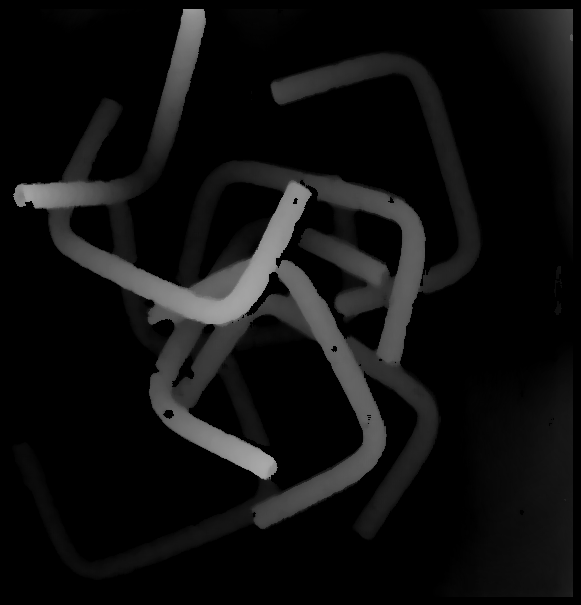
#> input picture data/test/depth3.png, 581 x 605 px, found by its file name
$ python example_compute_emap.py
#> lines starting #> are read from the running program, lines starting #| are printed output that depends on the picture; after the words box and inside, x2 and y2 are one past the last pixel; in counts of white or black regions, pixels touching at a corner belong together
#> in main, img is the input picture: shape (605, 581, 3); min 0, max 169, mean 15.4
### bprobot/utils.py
import os
import sys
import cv2
import math
import colorama
colorama.init()
from termcolor import colored, cprint
import numpy as np
from collections import namedtuple
import matplotlib
from matplotlib import pyplot as plt
from mpl_toolkits.mplot3d import Axes3D
from matplotlib.cm import ScalarMappable
import matplotlib.colors as colors
from scipy.spatial.transform import Rotation as R

# ============================ PRINT UTILS ============================

def main_proc_print(main_proc_str):
    (lambda x: cprint(x, 'yellow'))("[ MAIN PROCESS ] "+str(main_proc_str))


def warning_print(warning_str):
    (lambda x: cprint(x, 'red'))("[   WARNINGS   ] "+str(warning_str))

def result_print(result_str):
    (lambda x: cprint(x, 'green'))("[    OUTPUT    ] "+str(result_str))


def important_print(result_str):
    (lambda x: cprint(x, 'grey',  'on_green'))("[    NOTICE    ] "+str(result_str))


# ============================ PLOT UTILS ============================

# [235 lines left out: functions plot_values, plot_blackjack_values, plot_policy, plot_cost_to_go_mountain_car, plot_value_function, plot_episode_stats and 5 more, not called in this run]

# ============================ TRANSFORM UTILS ============================

def quat2mat(Rq):
    r = R.from_quat(Rq)
    return r.as_matrix()

def mat2quat(Rm):
    r = R.from_matrix(Rm)
    return r.as_quat()

# [4 lines left out: function quat2rpy, not called in this run]

def rpy2quat(Re):
    r = R.from_euler('xyz', Re, degrees=True)
    return r.as_quat()

def rpy2mat(Re):
    r = R.from_euler('xyz', Re, degrees=True)
    return r.as_matrix()

def simrpy2quat(Re):
    r = R.from_euler('yxz', Re, degrees=True)
    return r.as_quat()

def simrpy2mat(Re):
    r = R.from_euler('yxz', Re, degrees=True)
    return r.as_matrix()

# [4 lines left out: function rotate_3d, not called in this run]

def calc_2points_distance(p1, p2):
    return np.linalg.norm(p1-p2)

# [204 lines left out: functions calc_2vectors_angle, calc_2vectors_rot_mat, calc_lineseg_dist, calc_shortest_dist, calc_intersection, replace_bad_point and 3 more, not called in this run]

def print_quaternion(q):
    q = np.round(q, 3)
    print(f"w: {q[3]}, x: {q[0]}, y: {q[1]}, z: {q[2]}")

# [147 lines left out: functions rotate_in_sim, rotate_img, rotate_img_kpt, rotate_3d, rotate_pixel, rotate_point and 1 more, not called in this run]


def get_max_neighbor_pixel(gray, loc, bounding_size=10, bounding_draw=False):
    """Give a mat and a location, return the max neighobor pixel value
       Xinyi

    Arguments:
        gray {grayscale or array} -- images with 1 channels, shape = (h,w)
        loc {(int, int)} -- location, (left,top), (from width,from height)

    Keyword Arguments:
        bounding_size {int} -- [neighbor bounding size] (default: {10})
        bounding_draw {bool} -- [if draw rectangle to verify position] (default: {False})

    Returns:
        [int] -- max value of neighbor pixels
    """
    (x,y)=loc
    h, w = gray.shape

    # construct the refined matrix, first row then column
    r_con = np.zeros((bounding_size,w),dtype=np.uint8)
    mat_tmp = np.r_[np.r_[r_con,gray],r_con]
    c_con = np.zeros((h+bounding_size*2,bounding_size),dtype=np.uint8)
    mat_tmp = np.c_[np.c_[c_con,mat_tmp],c_con]

    if bounding_draw:
        # draw the bounding box to verify the correct pixel
        for_draw = cv2.cvtColor(gray.copy(), cv2.COLOR_GRAY2RGB) # copy the image for draw
        cv2.circle(for_draw, (x,y), 6, (255,0,0), -1)
        cv2.rectangle(for_draw, ((x-bounding_size),(y-bounding_size)),((x+bounding_size+1),(y+bounding_size+1)), (255,0,0),2)
        plt.figure(figsize=(15,15))
        plt.imshow(for_draw, cmap='gray'), plt.show()

    x = x+bounding_size
    y = y+bounding_size
    return np.max(mat_tmp[(y-bounding_size):(y+bounding_size+1),(x-bounding_size):(x+bounding_size+1)])

# [42 lines left out: functions get_neighbor_pixel, normalize_depth_map, not called in this run]

def adjust_grayscale(img, max_b=255):

    # adjust depth maps
#> called with max_b = 255
    img_adjusted = np.array(img * (max_b/np.max(img)), dtype=np.uint8)
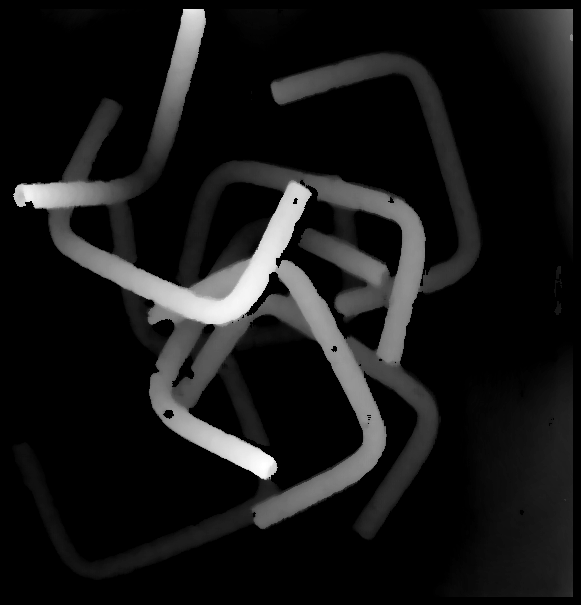
#> img_adjusted: shape (605, 581, 3); min 0, max 255, mean 23.1
    return img_adjusted


# [136 lines left out: functions adjust_array_range, depth2pc, depth2xyz, xyz2depth, process_raw_pc, process_raw_xyz and 1 more, not called in this run]

# [17 lines of commented-out code are left out]

### bprobot/tangle_solution/topo_coor.py
"""
A python scripts to generate toopology coordinate (WM;w,d,c)
Arthor: Xinyi
Date: 2021/10/15
"""
import os
import sys
if '/opt/ros/kinetic/lib/python2.7/dist-packages' in sys.path:
    sys.path.remove('/opt/ros/kinetic/lib/python2.7/dist-packages')
import cv2
import math
import numpy as np
import matplotlib.pyplot as plt
from bprobot.utils import *

class LineDetection(object):
    def __init__(self, length_thre=15, distance_thre=3):
        # FLD instance, important in accuracy
        self.length_thre = length_thre
        self.distance_thre = distance_thre
        self.canny_aperture_size = 3
        self.canny_thre1= 50
        self.canny_thre2 = 50

    def detect_line(self, src, length_thre=None, distance_thre=None, vis=False):
        """
        FLD detector with depth information from depth images
        * If source image has no lines, return all None

        Parameters:
            src {array}           -- images with 3 channels
        Return:
            lines_2d {array}      -- (num, 1, 4), without depth
            lines_reshape {array} -- (num, 1, 6), with depth info
            num {int}             -- number of detected edge segments
            *drawn {array}        -- image same size as src, if vis=True
                                  -- if vis=False, not return drawn
        """
#> called with vis = True
        gray = cv2.cvtColor(src, cv2.COLOR_RGB2GRAY)
        if length_thre is None: length_thre = self.length_thre
        if distance_thre is None: distance_thre = self.distance_thre

        fld = cv2.ximgproc.createFastLineDetector(length_thre,
                                                  distance_thre,
                                                  self.canny_thre1,
                                                  self.canny_thre2,
                                                  self.canny_aperture_size)
                                                #   do_merge=False)
        lines_2d = fld.detect(gray)
#> lines_2d = 59 rows, first 6: [79.27, 3.08, 59.6, 71.74], [67.42, 76.76, 88.11, 11.35], [58.33, 107, 54.86, 81.02], [162.9, 20.71, 115.4, 33.84], [188.1, 30.84, 164.8, 19.35], [208, 103.4, 188, 33.71]
        if lines_2d is None:
            if vis:
                return src, None
            else:
                return None, None, None
        else:
            num = lines_2d.shape[0]
            lines_reshape = lines_2d.reshape(num, 4)
#> lines_reshape has the same summary as lines_2d
            b_start = []
            b_end = []
            for each in lines_2d:
                x1, y1, x2, y2 = np.int0(each[0])
                b1 = get_max_neighbor_pixel(gray, (x1, y1))
                b2 = get_max_neighbor_pixel(gray, (x2, y2))
                b_start = np.append(b_start, b1)
                b_end = np.append(b_end, b2)
#> this loop made 59 passes
#> (each, x1, y1, x2, y2, b1) on passes 14 to 19: ([[167.5, 78.84, 100.3, 64.45]], 167, 78, 100, 64, 137), ([[184.1, 98.69, 172.5, 80.06]], 184, 98, 172, 80, 143), ([[81.75, 119.9, 96.73, 73.59]], 81, 119, 96, 73, 241), ([[103, 74.08, 120, 77.92]], 102, 74, 120, 77, 58), ([[126, 73.97, 101.8, 111.8]], 125, 73, 101, 111, 214), ([[14.07, 85.89, 55.06, 82.86]], 14, 85, 55, 82, 242)
#> pass 1, in get_max_neighbor_pixel, `mat_tmp = np.c_[np.c_[c_con,mat_tmp],c_con]`:
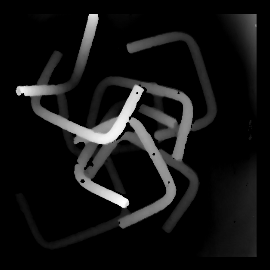
#> mat_tmp: shape (270, 270); min 0, max 255, mean 19.8
            lines_reshape = np.insert(lines_reshape, 2, b_start, axis=1)
            lines_reshape = np.insert(lines_reshape, 5, b_end, axis=1)

            if vis is True:

                src_for_draw = src.copy()
                drawn = self.draw_line_segment(src_for_draw, lines_2d, thickness=2)

                # [11 lines of commented-out code are left out]

                return lines_2d, lines_reshape.reshape((num, 1, 6)), num, drawn
            else:
                return lines_2d, lines_reshape.reshape((num, 1, 6)), num

    def draw_line_segment(self, _image, lines_2d, color=(255, 0, 0), thickness=1):
        """
        Draw line segments on the src image
        """
#> called with lines_2d = array of shape (59, 1, 4), color = (255, 0, 0), thickness = 2
        for each in lines_2d:
            x1, y1, x2, y2 = np.int0(each[0])
            _image = cv2.line(_image, (x1, y1), (x2, y2), color, thickness)
#> this loop made 59 passes
        return _image

class TopoCoor(object):
    def __init__(self):
        pass

    def cross_product(self, a, b):
        x1, y1, z1 = a
        x2, y2, z2 = b
        return np.array([(y1 * z2 - y2 * z1), -(x1 * z2 - x2 * z1), (x1 * y2 - x2 * y1)])

    def gli(self, line1, line2):
        """
        Calculate Gaussian link integral in a geometrical way
        Parameters:
            line1 {list} -- (p1.x,p1.y,p1.z, p2.x,p2.y,p2.z)
            line2 {list} -- (p1.x,p1.y,p1.z, p2.x,p2.y,p2.z)
        Returns:
            w {float} -- writhe, sun of gli for all segment pairs
        """
        a = np.array([line1[0], line1[1], line1[2]])
        b = np.array([line1[3], line1[4], line1[5]])

        c = np.array([line2[0], line2[1], line2[2]])
        d = np.array([line2[3], line2[4], line2[5]])

        r_ac = c - a
        r_ad = d - a
        r_bc = c - b
        r_bd = d - b

        c_ac_ad = self.cross_product(r_ac, r_ad)
        c_ad_bd = self.cross_product(r_ad, r_bd)
        c_bd_bc = self.cross_product(r_bd, r_bc)
        c_bc_ac = self.cross_product(r_bc, r_ac)

        n_a = c_ac_ad / np.linalg.norm(c_ac_ad)
        n_b = c_ad_bd / np.linalg.norm(c_ad_bd)
        n_c = c_bd_bc / np.linalg.norm(c_bd_bc)
        n_d = c_bc_ac / np.linalg.norm(c_bc_ac)

        w = np.arcsin(np.dot(n_a, n_b)) + np.arcsin(np.dot(n_b, n_c)) + np.arcsin(np.dot(n_c, n_d)) + np.arcsin(
            np.dot(n_d, n_a))
        return np.nan_to_num(w)

    # [69 lines left out: functions topo_coor_from_edges, topo_coor_from_two_curves, not called in this run]

    def topo_coor_from_img(self, src, length_thre, distance_thre, cmask=False):
        """
        Given an image, output the topology coordinates
        Parameters:
            src {array} -- 3-channel image
        Return:
            writhe_matrix {array} -- (line num x line num)
            writhe {float} -- writhe
            density {float} -- density
            center_mask {array} -- (same size as src) if_center_mask is True
        """
        ld = LineDetection()
        lines_2d, lines_3d, lines_num = ld.detect_line(src, length_thre, distance_thre)
        if lines_num is None:
            if cmask is False:
                return None, None ,None
            else:
                return None, None ,None, None

        else:
            writhe_matrix = np.zeros([lines_num, lines_num])
            wm_flatten = np.array([])
            for i in range(lines_num):
                for j in range(i + 1, lines_num):
                    p0, p1, p2, p3, p4, p5 = lines_3d[i][0]
                    q0, q1, q2, q3, q4, q5 = lines_3d[j][0]
                    l1 = [p0, p1, p2, p3, p4, p5]
                    l2 = [q0, q1, q2, q3, q4, q5]
                    writhe = self.gli(l1, l2)
                    writhe_matrix[i][j] = writhe
                    wm_flatten = np.append(wm_flatten, writhe)

            # start computing writhe(avg.)
            writhe = np.sum(writhe_matrix) / lines_num  # here we use the average of writhe matrix

            # start computing density
            DENSITY_THRE = np.mean(wm_flatten)
            if len(wm_flatten):
                density = len(wm_flatten[wm_flatten >= DENSITY_THRE]) / len(wm_flatten)
            else:
                density = 0

            if cmask is False: return writhe_matrix, writhe, density
            else:
                # start computing center
                (minVal, maxVal, minLoc, maxLoc) = cv2.minMaxLoc(writhe_matrix)
                center = maxLoc
                # center = np.int0(ndimage.center_of_mass(writhe_matrix))

                # generate center mask
                c1 = lines_2d[center[0]][0]
                c2 = lines_2d[center[1]][0]
                center_mask = np.zeros((src.shape[0], src.shape[1]))
                # (x1,y1): left-top, (x2,y2):right-bottom
                x1 = int(np.min([c1[0], c1[2], c2[0], c2[2]]))
                x2 = int(np.max([c1[0], c1[2], c2[0], c2[2]]))
                y1 = int(np.min([c1[1], c1[3], c2[1], c2[3]]))
                y2 = int(np.max([c1[1], c1[3], c2[1], c2[3]]))
                # draw center for test
                # test = cv2.line(src, (int(c1[0]), int(c1[1])), (int(c1[2]), int(c1[3])), (0, 255.0), thickness=3)
                # test = cv2.line(test, (int(c2[0]), int(c2[1])), (int(c2[2]), int(c2[3])), (0, 255, 0), thickness=3)
                center_mask[y1:y2, x1:x2] = 255
                # cv2.imwrite("./DEPTH_TMP/center_line.png", test)
                # cv2.imwrite("./DEPTH_TMP/center_mask.png", center_mask)
                return writhe_matrix, writhe, density, center_mask

### bprobot/tangle_solution/entanglement_map.py
import os
import sys
import glob
if '/opt/ros/kinetic/lib/python2.7/dist-packages' in sys.path:
    sys.path.remove('/opt/ros/kinetic/lib/python2.7/dist-packages')
import cv2
import math
import numpy as np
import matplotlib.pyplot as plt
from scipy import ndimage
from bprobot.utils import *
from bprobot.tangle_solution import TopoCoor, LineDetection

class EntanglementMap(object):
    def __init__(self, length_thre, distance_thre, sliding_size, sliding_stride,
                 weight_w=0.8, weight_d=0.199, weight_c=0.001):
        """
        Initialize EntanglementMap class with following four parameters
        Arguments:
            length_thre {int} -- length threshold when fitting line segments
            distance_thre {int} -- distance threshold when fitting line segments
            sliding_size {int} -- sliding window size !Must larger than object
            sliding_stride {int} -- sliding window stride
        """
        self.length_thre = length_thre
        self.distance_thre = distance_thre
        self.sliding_size = sliding_size
        self.sliding_stride = sliding_stride
        self.weight_w = weight_w
        self.weight_d = weight_d
        self.weight_c = weight_c

        self.ld = LineDetection(self.length_thre, self.distance_thre)
        self.tc = TopoCoor()

    def entanglement_map(self, src):
        """
        Calculate entanglement map for input depth image
        Parameters:
            src {array} -- 3-channel image
        Return:
            emap {array} -- (win num x win num), entanglement map using sliding window function (not normalized)
            wmat_vis {array} -- writhe matrix normalized in [0,255]
            w {float} -- writhe
            d {float} -- density
        """

        height, width, _ = src.shape

        wmap = np.array([])
        dmap = np.array([])

        for y in range(0,height-self.sliding_size + 1, self.sliding_stride):
            for x in range(0,width-self.sliding_size + 1, self.sliding_stride):
                cropped = src[y:y + self.sliding_size , x:x + self.sliding_size]
                wmat, w, d = self.tc.topo_coor_from_img(cropped,self.length_thre,self.distance_thre,cmask=False)
                wmap = np.append(wmap, w)
                dmap = np.append(dmap, d)
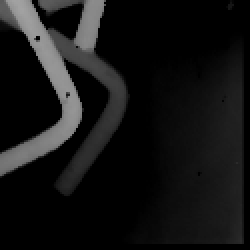
#> cropped: shape (125, 125, 3) (shown 2 times larger); min 0, max 162, mean 20.7

        hnum = int((height-self.sliding_size) / self.sliding_stride + 1)
        wnum = int((width-self.sliding_size) / self.sliding_stride + 1)
        wmap = (wmap.reshape(hnum, wnum)).astype(float)
        dmap = (dmap.reshape(hnum, wnum)).astype(float)

        # calculate weights
        wmat, w, d, cmask = self.tc.topo_coor_from_img(src,self.length_thre,self.distance_thre,cmask=True)
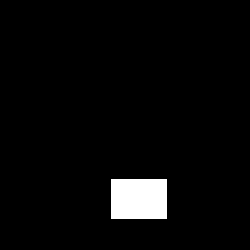
#> cmask: shape (250, 250) float64; 3.6% white; 1 white region, box (x1, y1, x2, y2) and area: (111, 179, 167, 219) 2240
        result_print("w: {:.2}, d: {:.2}".format(w,d))
        cmask = cv2.resize(cmask,(hnum, wnum))
        wmat /= (wmat.max() / 255.0) # real writhe value
        wmat_vis = np.uint8(wmat) # normalize to [0,255]

        emap = self.weight_w*np.nan_to_num(wmap)+self.weight_d*np.nan_to_num(dmap)+self.weight_c*cmask

        return emap, wmat_vis, w, d

    def line_map(self, src):
        """
        Calculate a map for the distribution of line number from depth image
        Parameters:
            src {array} -- 3-channel image
        Return:
            lmap {array} -- line number map using sliding window function
        """
        height, width, _ = src.shape

        lmap = np.array([])
        for y in range(0,height-self.sliding_size + 1, self.sliding_stride):
            for x in range(0,width-self.sliding_size + 1, self.sliding_stride):
                cropped = src[y:y + self.sliding_size , x:x + self.sliding_size]
                _, _, lines_num = self.ld.detect_line(cropped)
                if lines_num is None:
                    lmap = np.append(lmap, 0)
                else:
                    lmap = np.append(lmap, lines_num)
#> this loop made 6 passes
#> pass 1, in get_max_neighbor_pixel (call 2063), `mat_tmp = np.r_[np.r_[r_con,gray],r_con]`:
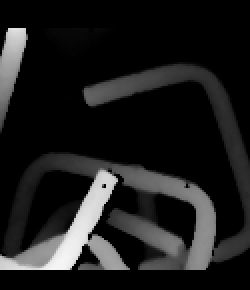
#> mat_tmp: shape (145, 125) (shown 2 times larger); min 0, max 246, mean 29.1
#> pass 1, in get_max_neighbor_pixel (call 2063), `mat_tmp = np.c_[np.c_[c_con,mat_tmp],c_con]`:
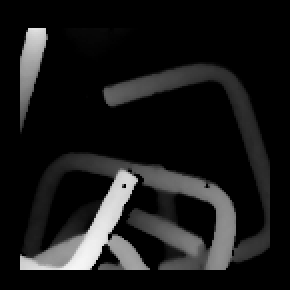
#> mat_tmp: shape (145, 145) (shown 2 times larger); min 0, max 246, mean 25.1

        hnum = int((height-self.sliding_size) / self.sliding_stride + 1)
        wnum = int((width-self.sliding_size) / self.sliding_stride + 1)

        lmap = lmap.reshape(hnum, wnum)
        return lmap

    def brightness_map(self, src, brightness_thre=127):
        """
        Calculate a map for the distribution of pixel brightness from depth image
        Parameters:
            src {array} -- 3-channel image
        Return:
            bmap {array} -- pixel brightness map using sliding window function
        """
#> called with brightness_thre = 127
        height, width, _ = src.shape

        bmap = np.array([])

        for y in range(0,height-self.sliding_size + 1, self.sliding_stride):
            for x in range(0,width-self.sliding_size + 1, self.sliding_stride):
                cropped = src[y:y + self.sliding_size , x:x + self.sliding_size]
                cube = np.where(cropped >= brightness_thre)
                bmap = np.append(bmap, len(cube[0])/(height*width))

        hnum = int((height-self.sliding_size) / self.sliding_stride + 1)
        wnum = int((width-self.sliding_size) / self.sliding_stride + 1)
        bmap = bmap.reshape(hnum, wnum)
        return bmap


### bprobot/tangle_solution/example_compute_emap.py
import os
import cv2
import matplotlib.pyplot as plt
from bprobot.tangle_solution import LineDetection, EntanglementMap
from bprobot.utils import *

def main():

    # tunable parameter
    length_thre = 15
    distance_thre = 3
    sliding_size = 125
    sliding_stride = 25

    img_path = os.path.join("./data", "test", "depth3.png")

    img = cv2.imread(img_path)
    norm_img = cv2.resize(adjust_grayscale(img), (250,250))

    ld = LineDetection(length_thre=length_thre,distance_thre=distance_thre)
    lines_2d, lines_3d, lines_num, drawn = ld.detect_line(norm_img, vis=True)

    # topology coordinate
    em = EntanglementMap(length_thre, distance_thre, sliding_size, sliding_stride)
    emap, wmat_vis,w,d = em.entanglement_map(norm_img)

    # control group
    lmap = em.line_map(norm_img)
    bmap = em.brightness_map(norm_img)

    # show
    fig = plt.figure()
    # fig = plt.figure()

    fig.add_subplot(241)
    plt.imshow(img, cmap='gray')
    plt.title("depth image")

    fig.add_subplot(242)
    plt.imshow(drawn)
    drawn = cv2.cvtColor(drawn, cv2.COLOR_BGR2RGB)
    cv2.imwrite(f"./vision/res/distance_{distance_thre}.png", drawn)
    plt.title("edges")

    # [4 lines of commented-out code are left out]

    fig.add_subplot(243)
    window_example = cv2.rectangle(norm_img.copy(), (20,20),(20+sliding_size, 20+sliding_size), (0,175,0), 2)
    window_example = cv2.rectangle(window_example.copy(), (20+sliding_stride,20+sliding_stride),(20+sliding_size+sliding_stride, 20+sliding_size+sliding_stride), (0,255,0), 2)
    # cv2.imwrite(f"./vision/res/window_stride_{sliding_stride}.png", window_example)
    plt.imshow(window_example)
    plt.title("notion of sliding window")

    ax1 = fig.add_subplot(244)
    ax1.imshow(img)
    ax1.imshow(cv2.resize(emap, (img.shape[1], img.shape[0])), interpolation='bilinear', alpha=0.5, cmap='jet')
    extent = ax1.get_window_extent().transformed(fig.dpi_scale_trans.inverted())
    plt.title("entanglement map")
    # fig.savefig(f"./vision/res/emap_size_{sliding_size}.png", bbox_inches=extent)
    # fig.savefig(f"./vision/res/emap_distance_{distance_thre}.png", bbox_inches=extent)

    fig.add_subplot(245)
    plt.imshow(lmap, cmap='jet')
    for i in range(lmap.shape[1]):
        for j in range(lmap.shape[0]):
            text = plt.text(j, i, int(lmap[i,j]), ha="center", va="center", color="w")
    plt.title("line map")

    fig.add_subplot(246)
    plt.imshow(bmap, cmap='jet')
    for i in range(bmap.shape[1]):
        for j in range(bmap.shape[0]):
            text = plt.text(j, i, np.round(bmap[i, j],2), ha="center", va="center", color="w")
    plt.title("brightness map")

    fig.add_subplot(247)
    plt.imshow(emap, cmap='jet')
    for i in range(emap.shape[1]):
        for j in range(emap.shape[0]):
            text = plt.text(j, i, np.round(emap[i, j],2),ha="center", va="center", color="w")
    plt.title("entanglement map (discrete)")

    plt.tight_layout()
    plt.get_current_fig_manager().full_screen_toggle()
    plt.show()
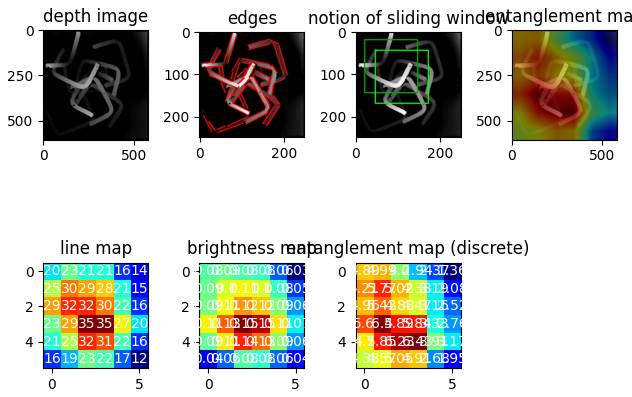
#> figure drawn by matplotlib, 7 panels; B, G, R data is drawn as R, G, B

    # [9 lines of commented-out code are left out]

# [30 lines left out: function show_writhe_matrix, not called in this run]

if __name__ == "__main__":

    import timeit
    start = timeit.default_timer()

    main()
    # show_writhe_matrix()

    end = timeit.default_timer()
    main_proc_print("Time: {:.2f}s".format(end - start))
